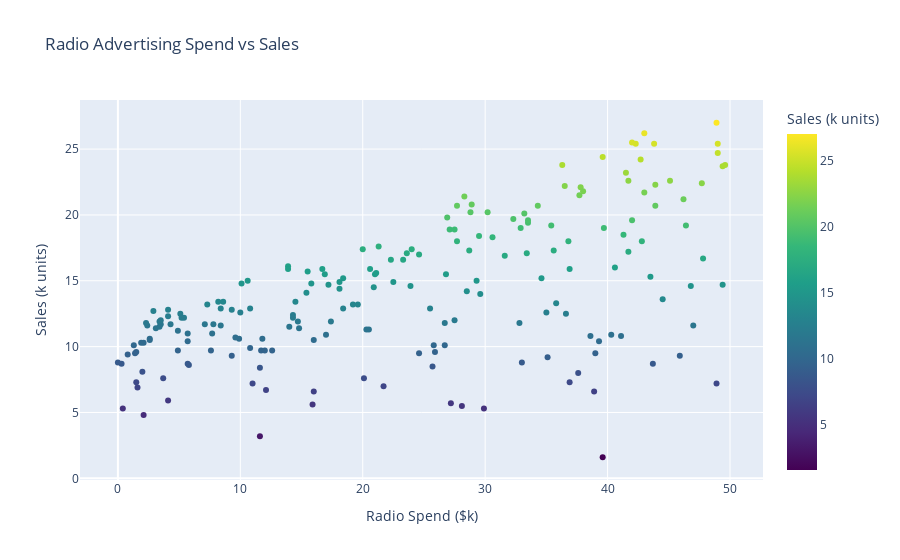

The notebook cell this image was saved under:
### Markdown cell above
# 2️⃣ Radio vs Sales

### Code cell
fig_radio = px.scatter(
    data,
    x='Radio',
    y='Sales',
    color='Sales',
    color_continuous_scale='Viridis',
    title='Radio Advertising Spend vs Sales',
    labels={'Radio':'Radio Spend ($k)', 'Sales':'Sales (k units)'},
    hover_data=['TV', 'Newspaper']
)
fig_radio.show()

### Figure 1 — Plotly figure (JSON) as saved in the notebook; plotly's stock layout.template omitted (floating-point values rounded to 4 significant figures; data arrays with more than 128 entries replaced by an {"elided": "..."} marker saying what was removed)
{"data": [{"customdata": {"elided": "200x2 float values"}, "hovertemplate": "Radio Spend ($k)=%{x}<br>Sales (k units)=%{marker.color}<br>TV=%{customdata[0]}<br>Newspaper=%{customdata[1]}<extra></extra>", "legendgroup": "", "marker": {"color": {"elided": "200 float values"}, "coloraxis": "coloraxis", "symbol": "circle"}, "mode": "markers", "name": "", "orientation": "v", "showlegend": false, "type": "scatter", "x": {"elided": "200 float values"}, "xaxis": "x", "y": {"elided": "200 float values"}, "yaxis": "y"}], "layout": {"coloraxis": {"colorbar": {"title": {"text": "Sales (k units)"}}, "colorscale": [[0, "#440154"], [0.1111, "#482878"], [0.2222, "#3e4989"], [0.3333, "#31688e"], [0.4444, "#26828e"], [0.5556, "#1f9e89"], [0.6667, "#35b779"], [0.7778, "#6ece58"], [0.8889, "#b5de2b"], [1, "#fde725"]]}, "legend": {"tracegroupgap": 0}, "title": {"text": "Radio Advertising Spend vs Sales"}, "xaxis": {"anchor": "y", "domain": [0, 1], "title": {"text": "Radio Spend ($k)"}}, "yaxis": {"anchor": "x", "domain": [0, 1], "title": {"text": "Sales (k units)"}}}}
